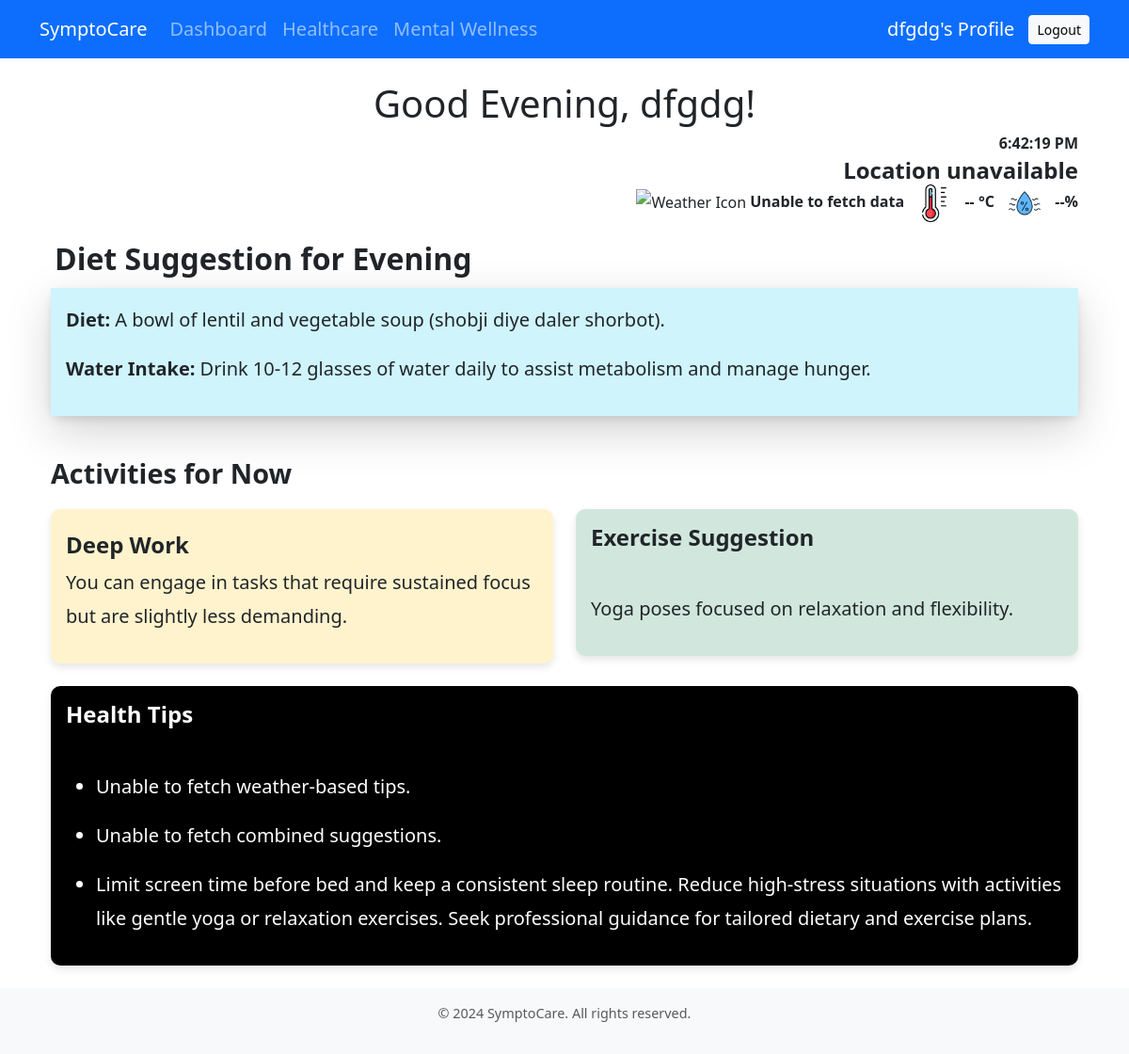
Page /dashbord/ (signed in) on the committed database.
### dashbord/models.py (models this page shows, shortened)
class TimeBasedSuggestion(models.Model):
    TIME_PERIOD_CHOICES = [
        ('Morning', '6 AM - 10 AM'),
        ('Midday', '10 AM - 2 PM'),
        ('Afternoon', '2 PM - 6 PM'),
        ('Evening', '6 PM - 10 PM'),
        ('Night', '10 PM - 6 AM'),
    ]
    time_period = models.CharField(max_length=20, choices=TIME_PERIOD_CHOICES)
    bmi_category = models.ForeignKey(BMISuggestion, on_delete=models.CASCADE)
    diet_suggestion = models.TextField(help_text="Diet suggestions", blank=True)
    Exercise = models.CharField(max_length=150, help_text="Water intake suggestion", blank=True)
    disease = models.CharField(
        max_length=50,
        choices=[
            ('General', 'General'),
            ('Diabetes', 'Diabetes'),
            ('Heart Disease', 'Heart Disease'),
        ],
        help_text="Disease associated with this suggestion",
        default='General'
    )

class TimeBasedActivity(models.Model):
    ACTIVITY_CHOICES = [
        ('Deep Work', 'Deep Work'),
        ('Nap', 'Nap'),
        ('Sleep', 'Sleep'),
    ]
    time_period = models.CharField(
        max_length=20,
        choices=[
            ('Morning', '9 AM - 12 PM'),
            ('Afternoon', '1 PM - 3 PM'),
            ('Evening', '3 PM - 5 PM'),
            ('Night', '9 PM - 1 AM'),
        ],
        unique=True
    )
    activity_type = models.CharField(max_length=20, choices=ACTIVITY_CHOICES)
    suggestion_text = models.TextField()

### bmiInput/models.py (models this page shows, shortened)
class BMISuggestion(models.Model):
    CATEGORY_CHOICES = [
        ('Underweight', 'Underweight'),
        ('Normal', 'Normal'),
        ('Overweight', 'Overweight'),
        ('Obese', 'Obese')
    ]
    category = models.CharField(max_length=15, choices=CATEGORY_CHOICES, unique=True)
    diet_suggestion = models.TextField(default='No diet suggestion available')
    exercise_suggestion = models.TextField(default='No exercise suggestion available')
    water_intake_suggestion = models.TextField(default='No water intake suggestion available')
    sleep_suggestion = models.TextField(default='No sleep suggestion available')
    other_health_tips = models.TextField(blank=True, null=True)

### dashbord/views.py (the view)
# urls.py: path('', views.dashbord,name="dashbord"),
def dashbord(request):
    if request.user.is_authenticated:
        try:
            user_profile = UserProfile.objects.get(user=request.user)
        except UserProfile.DoesNotExist:
            return render(request, 'dashbord/dashbord.html', {'error': 'Profile not found'})
        height = user_profile.height_value
        weight = user_profile.weight_value
        disease_history = user_profile.disease_history or "General"
        bmi_category = calculate_bmi(height, weight)
        try:
            suggestion = BMISuggestion.objects.get(category=bmi_category)
        except BMISuggestion.DoesNotExist:
            suggestion = None
        other_health_tips = suggestion.other_health_tips if suggestion else "No additional tips available."
        current_hour = datetime.now().hour
        if 5 <= current_hour < 11:
            current_time_period = "Morning"
        elif 11 <= current_hour < 15:
            current_time_period = "Midday"
        elif 15 <= current_hour < 18:
            current_time_period = "Afternoon"
        elif 18 <= current_hour < 20:
            current_time_period = "Evening"
        else:
            current_time_period = "Night"
        current_suggestion = TimeBasedSuggestion.objects.filter(
            bmi_category__category=bmi_category,
            disease=disease_history,
            time_period=current_time_period
        ).first()
        time_based_activities = TimeBasedActivity.objects.filter(
            time_period=current_time_period
        )
        if 5 <= current_hour < 12:
            greeting = "Good Morning"
        elif 12 <= current_hour < 17:
            greeting = "Good Afternoon"
        elif 17 <= current_hour < 21:
            greeting = "Good Evening"
        else:
            greeting = "Good Night"
        return render(request, 'dashbord/dashbord.html', {
            'suggestion': suggestion,
            'current_time_period': current_time_period,
            'current_suggestion': current_suggestion,
            'time_based_activities': time_based_activities,
            'greeting': greeting,
            'other_health_tips':other_health_tips,
        })
    return redirect('signin')

### dashbord/views.py (called while the page is built)
def calculate_bmi(height, weight):
    bmi = weight / (height ** 2)
    if bmi < 18.5:
        return 'Underweight'
    elif 18.5 <= bmi < 24.9:
        return 'Normal'
    elif 25 <= bmi < 29.9:
        return 'Overweight'
    else:
        return 'Obese'

### templates/dashbord/dashbord.html (shortened to what this page needs)
{% extends 'common_codes/interface.html' %}
{% load static %}
{% block main %}
    <div class="container ">
        <h1 class="text-center my-1">{{ greeting }}, {{ user.last_name }}!</h1>
        <div class="row justify-content-end">
            <div class="col-md-14 ">
                <div class=" text-end">
                    <div class="card-body ">
                        <strong id="currentTime">Loading...</strong>
                        <h5 class="card-title">
                            <strong><span id="cityName">Loading...</span></strong>
                        </h5>
                        <p>
                            <img id="weatherIcon" src="" alt="Weather Icon" class="resize-icon">
                            <strong><span id="weatherDescription">Loading...</span></strong>
                            <img src="{% static 'images/thermometer.jpg' %}" alt="Temperature Icon" class="mx-2 resize-icon">
                            <strong><span id="temperature">--</span> °C</strong>
                            <img src="{% static 'images/humidity.jpg' %}" alt="Humidity Icon" class="mx-2 resize-icon">
                            <strong><span id="humidity">--</span>%</strong>
                        </p>
                    </div>
                </div>
            </div>
        </div>
        <div class="row">
            <div class="col-md-14 fs-5">
                <h2 class="p-1 text-left"><b>Diet Suggestion for {{ current_time_period }} </b></h2>
                <div class="card mb-1">
                    <div class="card-body bg-info-subtle shadow-lg ">
                        {% if current_suggestion %}
                            <p><strong>Diet:</strong> {{ current_suggestion.diet_suggestion }}</p>
                            <p><strong>Water Intake:</strong> {{ suggestion.water_intake_suggestion }}</p>
                        {% else %}
                            <p>No diet suggestion available for this time period.</p>
                        {% endif %}
                    </div>
                </div>
            </div>
        </div>
        <h2 class="section-header">Activities for Now</h2>
        <div class="row">
            <div class="col-md-6 fs-5">
                <div class="card mb-4 bg-warning-subtle">
                    <div class="card-body">
                        {% for activity in time_based_activities %}
                            <h4 class="fw-bold">{{ activity.activity_type }}</h4>
                            <p>{{ activity.suggestion_text }}</p>
                        {% empty %}
                            <p>Balance is not something you find, it's something you create.</p>
                        {% endfor %}
                    </div>
                </div>
            </div>
            <div class="col-md-6 fs-5 ">
                <div class="card mb-4 bg-success-subtle">
                    <div class="card-body">
                        <h5 class="card-title fw-bold">Exercise Suggestion</h5>
                        <br>
                        <p>{{ current_suggestion.Exercise }}</p>
                    </div>
                </div>
            </div>
        </div>
        <div class="card mb-4 bg-black fs-5 text-white">
            <div class="card-body">
                <h5 class="card-title">Health Tips</h5>
                <br>
                <ul>
                <li><p id="weatherBasedTips">Loading tips...</p></li>
                <li><p id="combinedTips">Loading suggestions...</p></li>
                <li>
                {% if other_health_tips %}
                    <p>{{ other_health_tips }}</p>
                {% else %}
                    <p>No additional tips available at this time.</p>
                {% endif %}</li>
                </ul>
            </div>
        </div>
    </div>
{% endblock main %}

### templates/common_codes/interface.html (shortened to what this page needs)
{% load static %}
<!DOCTYPE html>
<html lang="en">
    <head>
        <link href="https://cdn.jsdelivr.net/npm/bootstrap@5.3.2/dist/css/bootstrap.min.css" rel="stylesheet">
    </head>
    <body>
        <nav class="navbar navbar-expand-lg navbar-dark bg-primary fs-5">
            <div class="container">
                <a class="navbar-brand" href="{% url 'dashbord' %}">SymptoCare</a>
                <div class="collapse navbar-collapse" id="navbarNav">
                    <ul class="navbar-nav me-auto">
                        <li class="nav-item">
                            <a class="nav-link" href="{% url 'dashbord' %}">Dashboard</a>
                        </li>
                        <li class="nav-item">
                            <a class="nav-link" href="{% url 'healthcare' %}">Healthcare</a>
                        </li>
                        <li class="nav-item">
                            <a class="nav-link" href="{% url 'mindfullness' %}">Mental Wellness</a>
                        </li>
                    </ul>
                    <div class="d-flex align-items-center ms-3">
                        <a href="{% url 'view' %}" class="profile-link">
                            <span>{{ user.last_name }}'s Profile</span>
                        </a>
                        <a href="{% url 'logout' %}" class="btn btn-sm btn-light btn-logout">Logout</a>
                    </div>
                </div>
            </div>
        </nav>
        <main class="container mt-4">{% block main %}{% endblock main %}</main>
        <footer class="footer mt-auto py-3">
            <div class="container">
                <p class="text-muted">© 2024 SymptoCare. All rights reserved.</p>
            </div>
        </footer>
    </body>
</html>

### templates/common_codes/interface.html (style rules this page uses)
body { transition: background-color 0.3s ease, color 0.3s ease; }
.footer { background-color: #f8f9fa; padding: 20px 0; text-align: center; }
.profile-link { display: flex; align-items: center; color: white; text-decoration: none; }
.btn-logout { margin-left: 15px; }

### templates/dashbord/dashbord.html (style rules this page uses)
.card { border: none; border-radius: 10px; box-shadow: 0 4px 8px rgba(0, 0, 0, 0.1); }
.card-title { font-size: 1.5rem; font-weight: bold; }
.card-body { line-height: 1.8; }
.section-header { margin-top: 40px; margin-bottom: 20px; font-size: 1.8rem; font-weight: bold; }
.footer { margin-top: 40px; text-align: center; font-size: 0.9rem; color: #6c757d; }
.resize-icon { height: 40px; width: auto; object-fit: contain; }

### rows in the picture
TimeBasedSuggestion: diet_suggestion "A bowl of lentil and vegetable soup (shobji diye daler shorbot).", Exercise "Yoga poses focused on relaxation and flexibility."
BMISuggestion: water_intake_suggestion "Drink 10-12 glasses of water daily to assist metabolism and manage hunger.", other_health_tips "Limit screen time before bed and keep a consistent sleep routine. Reduce high-stress situations with activities like gentle yoga or relaxation exercises. Seek professional guidance for tailored dietary and exercise plans."
TimeBasedActivity: activity_type "Deep Work", suggestion_text "You can engage in tasks that require sustained focus but are slightly less demanding."

### other values in the picture
{{ user.last_name }} "dfgdg"
{{ greeting }} "Good Evening"
{{ current_time_period }} "Evening"
